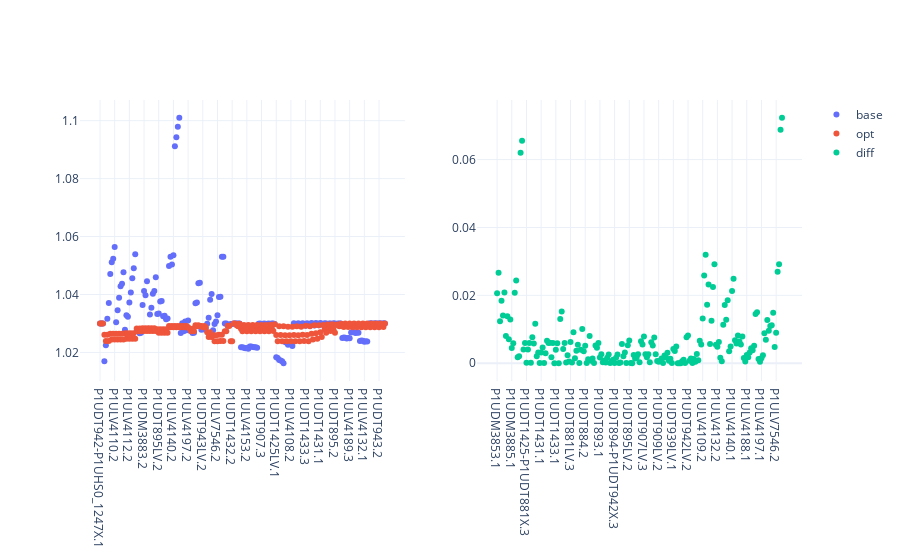

This figure's notebook cell:
### Markdown cell above
## Process Data

### Code cell
ts = dt.datetime(2018, 5, 1, 12)
true = true_voltages.loc[ts].abs() / base_voltages
est = est_voltages.loc[ts].abs()/base_voltages
error = (true - est).abs()

fig = make_subplots(rows=1, cols=2)
fig.add_trace(
    go.Scatter(name="base", x=true.index, y=true.values, mode="markers"), row=1, col=1
)
fig.add_trace(
    go.Scatter(name="opt", x=est.index, y=est.values, mode="markers"), row=1, col=1
)
fig.add_trace(
    go.Scatter(name="diff", x=error.index, y=error.values, mode="markers"),
    row=1,
    col=2,
)
fig.update_layout(template="plotly_white")
fig.show()

### Figure 1 — Plotly figure (JSON) as saved in the notebook; plotly's stock layout.template omitted (floating-point values rounded to 4 significant figures; data arrays with more than 128 entries replaced by an {"elided": "..."} marker saying what was removed)
{"data": [{"mode": "markers", "name": "base", "type": "scatter", "x": {"elided": "195 str values"}, "xaxis": "x", "y": {"elided": "195 float values"}, "yaxis": "y"}, {"mode": "markers", "name": "opt", "type": "scatter", "x": {"elided": "195 str values"}, "xaxis": "x", "y": {"elided": "195 float values"}, "yaxis": "y"}, {"mode": "markers", "name": "diff", "type": "scatter", "x": {"elided": "195 str values"}, "xaxis": "x2", "y": {"elided": "195 float values"}, "yaxis": "y2"}], "layout": {"autosize": true, "xaxis": {"anchor": "y", "autorange": true, "domain": [0, 0.45], "range": [-14.73, 208.7], "type": "category"}, "xaxis2": {"anchor": "y2", "autorange": true, "domain": [0.55, 1], "range": [-14.73, 208.7], "type": "category"}, "yaxis": {"anchor": "x", "autorange": true, "domain": [0, 1], "range": [1.005, 1.113], "type": "linear"}, "yaxis2": {"anchor": "x2", "autorange": true, "domain": [0, 1], "range": [-0.009823, 0.08214], "type": "linear"}}}
